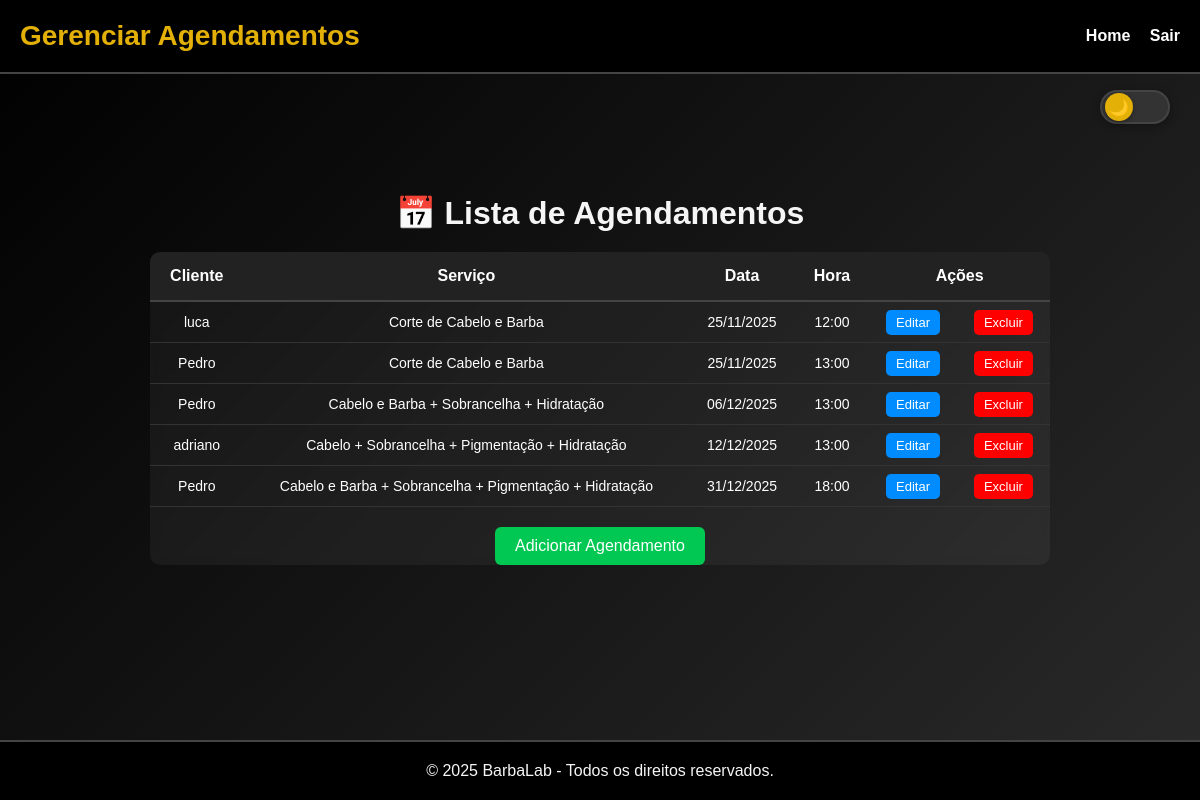
The page /Admin/admin.php (signed in) on the database its author committed.
### tables this page shows
CREATE TABLE `agendamento` (
  `id` int(11) NOT NULL,
  `nome` varchar(150) NOT NULL,
  `email` varchar(255) NOT NULL,
  `serviços` varchar(150) NOT NULL,
  `data` date NOT NULL,
  `hora` time NOT NULL
);

### Admin/Admin.php (the view, shortened to what this page needs)
<?php
include '../conexao.php';
$sql = "SELECT * FROM agendamento ORDER BY data";
$result = $conn->query($sql);
?>
<!DOCTYPE html>
<html lang="pt-BR">
<head>
<link rel="stylesheet" href="../style.css">
<link rel="stylesheet" href="../script.js">
</head>
<body>
<header>
  <h1>Gerenciar Agendamentos</h1>
  <nav>
    <a href="../logout.php">Home</a>
    <a href="../logout_adm.php">Sair</a>
  </nav>
</header>
<main>
<div class="theme-toggle" id="themeToggle">
  <div class="slider"></div>
</div>
<div class="login-container">
  <h1>📅 Lista de Agendamentos</h1>
  <div class="table-container">
    <div class="agenda-table">
        <table>
            <tr>
                <th>Cliente</th>
                <th>Serviço</th>
                <th>Data</th>
                <th>Hora</th>
                <th colspan="2">Ações</th>
            </tr>
            <?php if ($result->num_rows > 0): ?>
                <?php while($row = $result->fetch_assoc()): ?>
                    <tr>
                        <td><?= $row['nome']; ?></td>
                        <td><?= $row['serviços']; ?></td>
                        <td><?= date("d/m/Y", strtotime($row['data'])); ?></td>
                        <td><?= substr($row['hora'], 0, 5); ?></td>
                        <td><a href="editar_agendamento.php?id=<?= $row['id']; ?>" class="btn-edit">Editar</a></td>
                        <td><a href="excluir_agendamento.php?id=<?= $row['id']; ?>" class="btn-del">Excluir</a></td>
                    </tr>
                <?php endwhile; ?>
            <?php else: ?>
                <tr>
                    <td colspan="6" style="padding:20px;">Nenhum agendamento encontrado.</td>
                </tr>
            <?php endif; ?>
        </table>
        <center>
            <a href="agendamento_admin.php" class="add-btn">Adicionar Agendamento</a>
        </center>
    </div>
  </div>
</div>
</main>
<footer>
  <p>© 2025 BarbaLab - Todos os direitos reservados.</p>
</footer>
</body>
</html>

### style.css (style rules this page uses)
* { margin: 0; padding: 0; box-sizing: border-box; }
:root { --bg-gradient-start: #000; --bg-gradient-end: #2a2a2a; --text-color: #f5f5f5; --header-bg: #000; --header-border: #444; --link-color: #fff; --link-hover: #e2b007; --box-bg: #1b1b1b; --box-border: transparent; --box-shadow: rgba(0,0,0,0.5); --input-bg: #2a2a2a; --input-color: #f5f5f5; --input-border: transparent; --footer-bg: #000; --footer-border: #444; --card-bg: #1b1b1b; --card-border: #333; --toggle-bg: #333; --toggle-slider: #e2b007; }
body { font-family: 'Poppins', sans-serif; background: linear-gradient(135deg, var(--bg-gradient-start), var(--bg-gradient-end)); min-height: 100vh; color: var(--text-color); transition: all 0.3s ease; display: flex; flex-direction: column; }
header { width: 100%; background: var(--header-bg); padding: 20px; display: flex; justify-content: space-between; align-items: center; border-bottom: 2px solid var(--header-border); }
header h1 { color: #e2b007; font-size: 28px; }
nav a { text-decoration: none; color: var(--link-color); margin-left: 15px; font-weight: bold; transition: 0.3s; }
.theme-toggle { position: fixed; top: 90px; right: 30px; width: 70px; height: 34px; background: var(--toggle-bg); border-radius: 34px; cursor: pointer; transition: all 0.4s ease; display: flex; align-items: center; padding: 3px; z-index: 1000; box-shadow: 0 2px 8px rgba(0,0,0,0.3); border: 2px solid var(--header-border); }
.theme-toggle .slider { width: 28px; height: 28px; background: var(--toggle-slider); border-radius: 50%; position: absolute; left: 3px; transition: all 0.4s cubic-bezier(0.68, -0.55, 0.265, 1.55); display: flex; align-items: center; justify-content: center; box-shadow: 0 2px 5px rgba(0,0,0,0.3); }
.theme-toggle .slider::before { content: '🌙'; font-size: 16px; position: absolute; }
.login-container { width: 100%; margin-top: 120px; margin-bottom: 60px; display: flex; flex-direction: column; align-items: center; }
footer { margin-top: auto; width: 100%; padding: 20px; background: var(--footer-bg); text-align: center; border-top: 2px solid var(--footer-border); }
* { transition: background-color 0.3s ease, color 0.3s ease, border-color 0.3s ease; }

### Admin/Admin.php (style rules this page uses)
body { display: flex; flex-direction: column; min-height: 100vh; margin: 0; }
main { flex: 1; }
.table-container { width: 100%; display: flex; justify-content: center; margin-top: 20px; margin-bottom: 50px; }
.agenda-table { width: 90%; max-width: 900px; background: rgba(255,255,255,0.05); border-radius: 10px; overflow: hidden; backdrop-filter: blur(5px); }
.agenda-table table { width: 100%; border-collapse: collapse; }
.agenda-table th { background: #222; color: #fff; padding: 15px; font-size: 16px; text-align: center; border-bottom: 2px solid #444; }
.agenda-table td { padding: 12px; text-align: center; color: white; border-bottom: 1px solid #333; font-size: 14px; }
.btn-edit { background: #008cff; padding: 5px 10px; border-radius: 5px; text-decoration: none; color: white; font-size: 13px; }
.btn-del { background: red; padding: 5px 10px; border-radius: 5px; text-decoration: none; color: white; font-size: 13px; }
.add-btn { display: inline-block; margin-top: 20px; padding: 10px 20px; background: #00c853; color: white; text-decoration: none; border-radius: 6px; }

### rows shown on the page
agendamento: nome "luca", serviços "Corte de Cabelo e Barba", data "25/11/2025", hora "12:00"
agendamento: nome "Pedro", serviços "Corte de Cabelo e Barba", data "25/11/2025", hora "13:00"
agendamento: nome "Pedro", serviços "Cabelo e Barba + Sobrancelha + Hidratação", data "06/12/2025", hora "13:00"
agendamento: nome "adriano", serviços "Cabelo + Sobrancelha + Pigmentação + Hidratação", data "12/12/2025", hora "13:00"
agendamento: nome "Pedro", serviços "Cabelo e Barba + Sobrancelha + Pigmentação + Hidratação", data "31/12/2025", hora "18:00"
